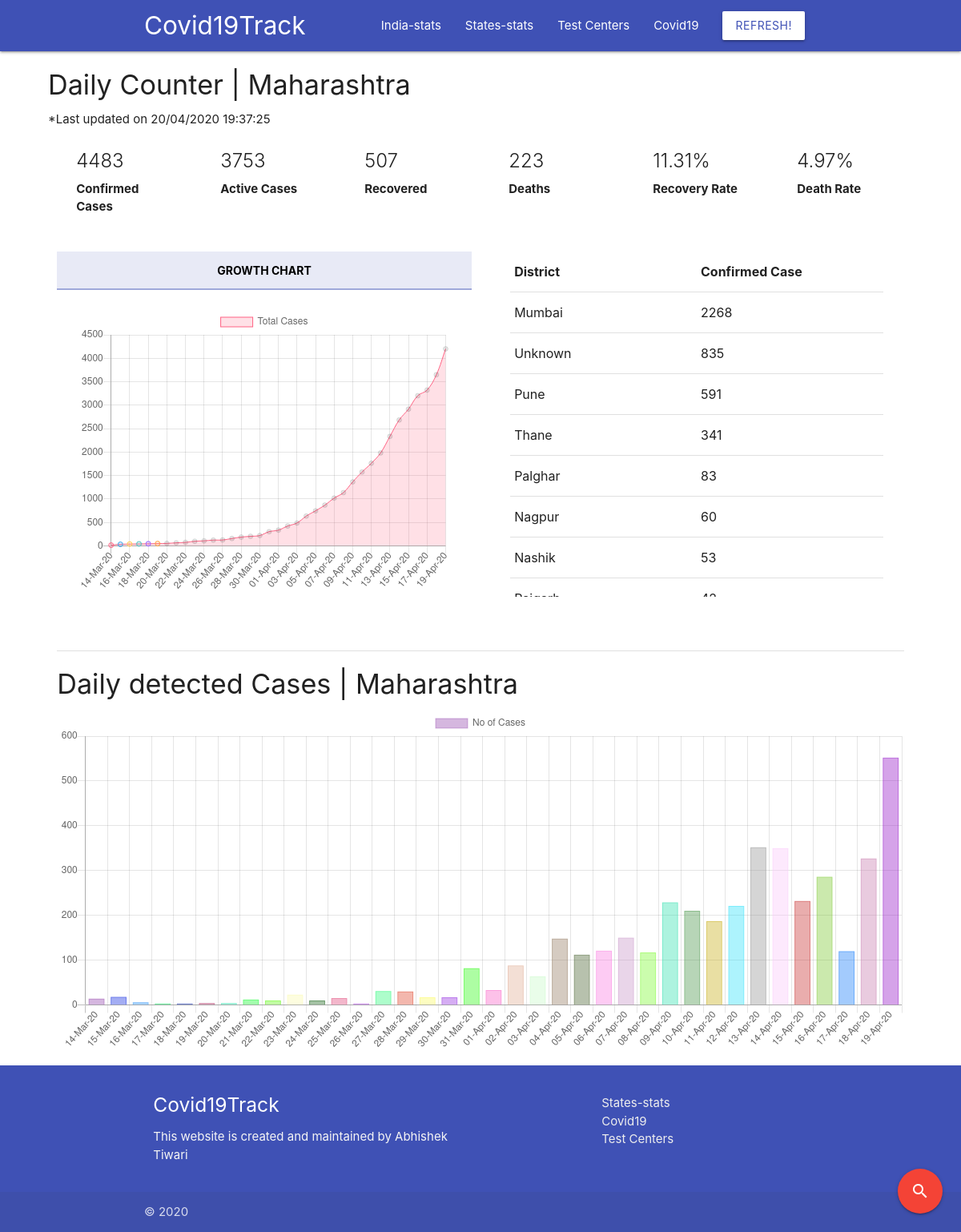
/india/IN-MH/status, run on an earlier commit of the app's database.
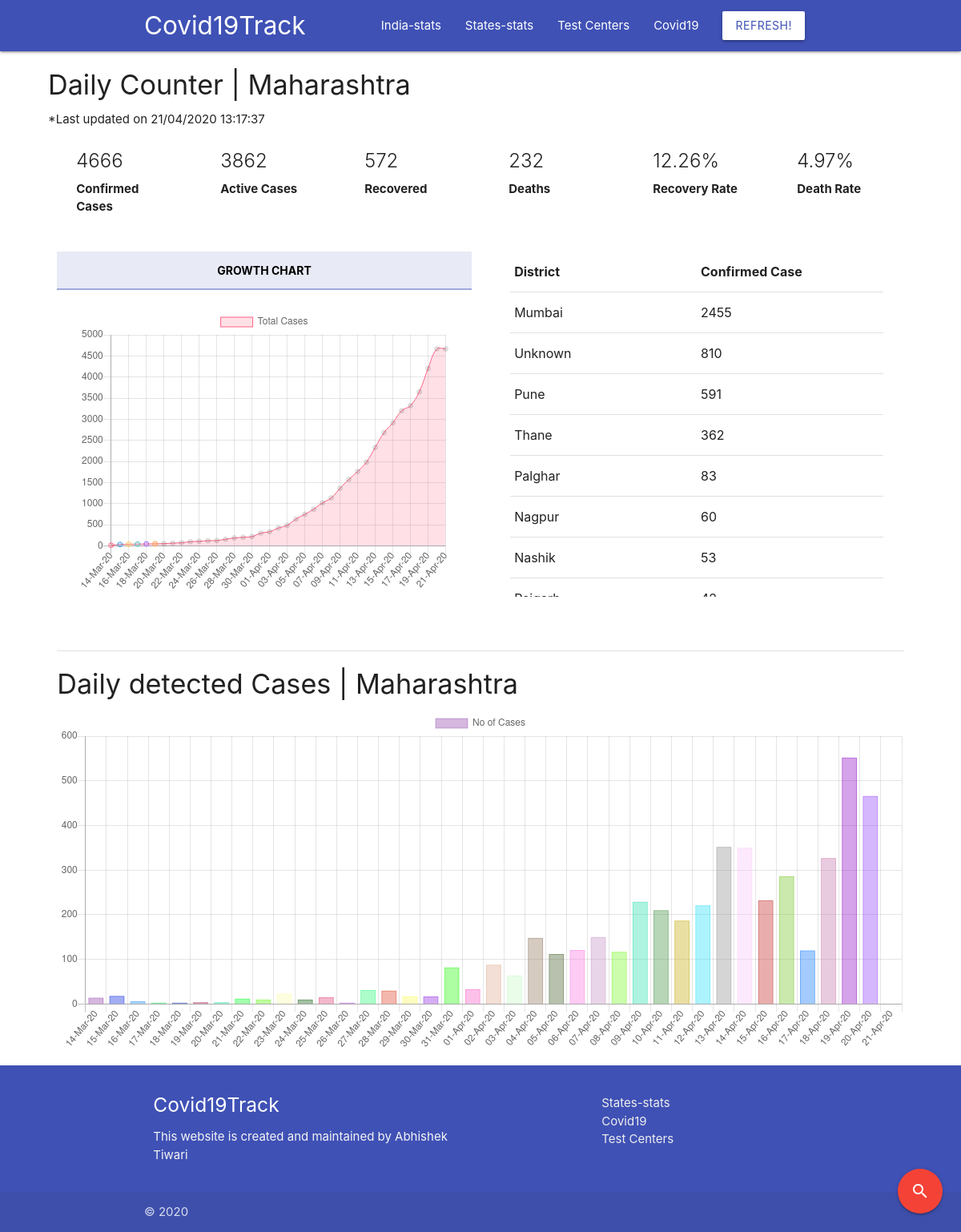
And on a later commit of the database.
### indiaRecords/models.py (models this page shows, shortened)
class ImpParam(models.Model):
    key = models.CharField(max_length=100, unique=True)
    value = models.CharField(max_length=100)

class State(models.Model):
    name = models.CharField(max_length=100, unique=True)
    statecode = models.CharField(max_length=10,unique=True)
    confirmed = models.IntegerField(default=0)
    deaths = models.IntegerField(default=0)
    recovered = models.IntegerField(default=0)
    active = models.IntegerField(default=0)
    deltaconfirmed= models.IntegerField(default=0)
    deltadeaths= models.IntegerField(default=0)
    deltarecovered= models.IntegerField(default=0)
    latitude = models.DecimalField(max_digits=5, decimal_places=2, default=0)
    longitude = models.DecimalField(max_digits=5, decimal_places=2, default=0)
    lastupdatetime = models.CharField(max_length=100)

class District(models.Model):
    name = models.CharField(max_length=100)
    confirmed = models.IntegerField(default=0)
    deltaconfirmed = models.IntegerField(default=0)
    state = models.ForeignKey(State,on_delete=models.CASCADE)

### indiaRecords/views.py (the view, shortened to what this page needs)
# urls.py: path('india/<statecode>/status', iv.StateView.as_view(),name='state_status'),
class StateView(View):
    mytemplate = 'state_status.html'
    unsupported = 'Unsupported operation'
    def get(self, request, statecode):
        lastupdated = ImpParam.objects.get(key="indlastupdatetime").value
        state = State.objects.get(statecode=statecode)
        districts = District.objects.all().filter(state=state).order_by('-confirmed')
        confirmseries = ConfirmedTimeSeriesState.objects.all()
        datelabel = []
        datacumm = []
        datadaily = []
        barcolorlist=[]
        i=0
        callf = (statecode[-2]+statecode[-1]).lower()+"i"
        for cnf in confirmseries:
            datelabel.append(cnf.date)
            datadaily.append(getattr(cnf, callf))
            if(i==0):
                datacumm.append(getattr(cnf, callf))
            else:
                datacumm.append((datacumm[i-1]+getattr(cnf, callf)))
            clr = 'rgba('+str(random.randint(1, 10)*25)+','+str(random.randint(1, 10)*25)+','+str(random.randint(1, 10)*25)+','+'0.4';
            barcolorlist.append(clr)
            i = i+1
        context = {
            'state':state,
            'datacumm':datacumm,
            'datadaily':datadaily,
            'datelabel':datelabel,
            'districts':districts,
            'barcolorlist':barcolorlist,
            'lastupdated':lastupdated,
        }
        return render(request,self.mytemplate,context)

### indiaRecords/templates/state_status.html (shortened to what the changed rows need)
{% extends 'base.html' %}
{% load mathfilters %}
{% load static %}
{% block content %}
<div class="container widthextra">
  <div class="heading padding_zero-fixed">
    <h4 class="shadow">
      Daily Counter | {{ state.name}}
    </h4>
    *Last updated on {{lastupdated}}
    <div class="row">
        <div class="col s6 m4 l2">
          <div class="card ">
            <div class="card-content shadowblue">
              <span class="card-title counter-count">{{ state.confirmed }}</span>
              <p>
                Confirmed Cases <br>
              </p>
            </div>
          </div>
        </div>
        <div class="col s6 m4 l2">
          <div class="card">
            <div class="card-content shadowpurple">
              <span class="card-title counter-count">{{ state.active }}</span>
              <p>
                Active Cases <br>
              </p>
            </div>
          </div>
        </div>
        <div class="col s6 m4 l2">
          <div class="card">
            <div class="card-content shadowgreen">
              <span class="card-title counter-count">{{ state.recovered}}</span>
              <p>
                Recovered <br>
              </p>
            </div>
          </div>
        </div>
        <div class="col s6 m4 l2">
          <div class="card">
            <div class="card-content shadowred">
              <span class="card-title counter-count">{{ state.deaths}}</span>
              <p>
                Deaths <br>
              </p>
            </div>
          </div>
        </div>
        <div class="col s6 m4 l2">
          <div class="card">
            <div class="card-content shadowred">
              <span class="card-title"> {{ state.recovered|div:state.confirmed|mul:100|floatformat:2 }}%</span>
              <p>
                Recovery Rate <br>
              </p>
            </div>
          </div>
        </div>
        <div class="col s6 m4 l2">
          <div class="card">
            <div class="card-content shadowred">
              <span class="card-title">{{ state.deaths|div:state.confirmed|mul:100|floatformat:2 }}%</span>
              <p>
                Death Rate <br>
              </p>
            </div>
          </div>
        </div>
    </div>
    </div>
    <div class="row">
      <div class="col s6 m6 l6 hide-on-small-only">
        <div class="card">
        <div class="card-content ">
          <canvas id="myChart_line" width="400" height="300"></canvas>
        </div>
        </div>
      </div>
      <div class="col s12 m6 l6">
        <div class="container width90">
        <table class="highlight">
          <thead>
            <tr>
                <th>District</th>
                <th>Confirmed Case</th>
            </tr>
          </thead>
          <tbody>
            {% for district in districts %}
            <tr>
              <td>{{ district.name }}</td>
              <td>{{ district.confirmed }}</td>
            </tr>
            {% endfor %}
          </tbody>
        </table>
        </div>
      </div>
  </div>
  <div class="row">
    <div class="col s12 l12 m12">
      <div class="divider margin_top"> </div>
      <h4 class="shadow"> Daily detected Cases | {{state.name}}</h4>
    </div>
    <div class="col s12 l12 m12 hide-on-small-only">
      <canvas id="myChart_daily_bar" width="100%" height="40%"> </canvas>
    </div>
  </div>
</div>
<script>
var ctx = document.getElementById('myChart_line').getContext('2d');
var myChart = new Chart(ctx, {
  type: 'line',
  data: {
      labels: {{ datelabel |safe}},
      datasets: [{
          label: 'Total Cases',
          data: {{ datacumm | safe}},
          backgroundColor: [
              'rgba(255, 99, 132, 0.2)',
              'rgba(54, 162, 235, 0.2)',
              'rgba(255, 206, 86, 0.2)',
              'rgba(75, 192, 192, 0.2)',
              'rgba(153, 102, 255, 0.2)',
              'rgba(255, 159, 64, 0.2)'
          ],
          borderColor: [
              'rgba(255, 99, 132, 1)',
              'rgba(54, 162, 235, 1)',
              'rgba(255, 206, 86, 1)',
              'rgba(75, 192, 192, 1)',
              'rgba(153, 102, 255, 1)',
              'rgba(255, 159, 64, 1)'
          ],
          borderWidth: 1
      }]
  },
  options: {
      scales: {
          yAxes: [{
              ticks: {
                  beginAtZero: true
              }
          }]
      }
  }
});
</script>
{% endblock %}

What changed in the data, as far as the page shows it:
changed State "Maharashtra": confirmed "4483" → "4666"; active "3753" → "3862"; recovered "507" → "572"; deaths "223" → "232"; recovered|div "11.31" → "12.26"
changed ImpParam: value "20/04/2020 19:37:25" → "21/04/2020 13:17:37"
changed District "Mumbai": confirmed "2268" → "2455"
changed District "Unknown": confirmed "835" → "810"
changed District "Thane": confirmed "341" → "362"
Also different on the page:
chart data {{ datacumm | safe }}: [14, 32, 38, 41, 44, 48, 52, 64, 74, 97, 107, 122, 125, 156, 186, 203, 220, 302, 335, 423, 487, 635, 747, 868, 1018, 1135, 1364, 1574, 1761, 1982, 2334, 2684, 2916, 3202, 3322, 3649, 4201] → [14, 32, 38, 41, 44, 48, 52, 64, 74, 97, 107, 122, 125, 156, 186, 203, 220, 302, 335, 423, 487, 635, 747, 868, 1018, 1135, 1364, 1574, 1761, 1982, 2334, 2684, 2916, 3202, 3322, 3649, 4201, 4667, 4667]
chart data {{ datadaily |safe }}: [14, 18, 6, 3, 3, 4, 4, 12, 10, 23, 10, 15, 3, 31, 30, 17, 17, 82, 33, 88, 64, 148, 112, 121, 150, 117, 229, 210, 187, 221, 352, 350, 232, 286, 120, 327, 552] → [14, 18, 6, 3, 3, 4, 4, 12, 10, 23, 10, 15, 3, 31, 30, 17, 17, 82, 33, 88, 64, 148, 112, 121, 150, 117, 229, 210, 187, 221, 352, 350, 232, 286, 120, 327, 552, 466, 0]
